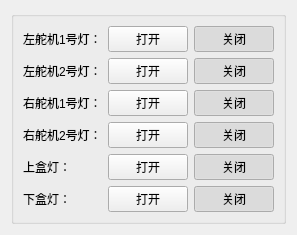
       <widget class="QWidget" name="tab_3">
        <attribute name="title">
         <string>灯光控制</string>
        </attribute>
        <layout class="QGridLayout" name="gridLayout_19">
         <item row="0" column="0">
          <widget class="QGroupBox" name="groupBox_10">
           <property name="enabled">
            <bool>true</bool>
           </property>
           <property name="title">
            <string/>
           </property>
           <layout class="QGridLayout" name="gridLayout_10">
            <item row="2" column="1">
             <widget class="QPushButton" name="rightlight1open">
              <property name="text">
               <string>打开</string>
              </property>
              <property name="checkable">
               <bool>true</bool>
              </property>
             </widget>
            </item>
            <item row="2" column="2">
             <widget class="QPushButton" name="rightlight1close">
              <property name="text">
               <string>关闭</string>
              </property>
              <property name="checkable">
               <bool>true</bool>
              </property>
              <property name="checked">
               <bool>true</bool>
              </property>
             </widget>
            </item>
            <item row="3" column="0">
             <widget class="QLabel" name="label_54">
              <property name="sizePolicy">
               <sizepolicy hsizetype="Fixed" vsizetype="Fixed">
                <horstretch>0</horstretch>
                <verstretch>0</verstretch>
               </sizepolicy>
              </property>
              <property name="text">
               <string>右舵机2号灯：</string>
              </property>
             </widget>
            </item>
            <item row="3" column="1">
             <widget class="QPushButton" name="rightlight2open">
              <property name="text">
               <string>打开</string>
              </property>
              <property name="checkable">
               <bool>true</bool>
              </property>
             </widget>
            </item>
            <item row="1" column="1">
             <widget class="QPushButton" name="leftlight2open">
              <property name="text">
               <string>打开</string>
              </property>
              <property name="checkable">
               <bool>true</bool>
              </property>
             </widget>
            </item>
            <item row="1" column="2">
             <widget class="QPushButton" name="leftlight2close">
              <property name="text">
               <string>关闭</string>
              </property>
              <property name="checkable">
               <bool>true</bool>
              </property>
              <property name="checked">
               <bool>true</bool>
              </property>
             </widget>
            </item>
            <item row="0" column="2">
             <widget class="QPushButton" name="leftlight1close">
              <property name="text">
               <string>关闭</string>
              </property>
              <property name="checkable">
               <bool>true</bool>
              </property>
              <property name="checked">
               <bool>true</bool>
              </property>
             </widget>
            </item>
            <item row="1" column="0">
             <widget class="QLabel" name="label_53">
              <property name="sizePolicy">
               <sizepolicy hsizetype="Fixed" vsizetype="Fixed">
                <horstretch>0</horstretch>
                <verstretch>0</verstretch>
               </sizepolicy>
              </property>
              <property name="text">
               <string>左舵机2号灯：</string>
              </property>
             </widget>
            </item>
            <item row="2" column="0">
             <widget class="QLabel" name="label_55">
              <property name="sizePolicy">
               <sizepolicy hsizetype="Fixed" vsizetype="Fixed">
                <horstretch>0</horstretch>
                <verstretch>0</verstretch>
               </sizepolicy>
              </property>
              <property name="text">
               <string>右舵机1号灯：</string>
              </property>
             </widget>
            </item>
            <item row="0" column="0">
             <widget class="QLabel" name="label_51">
              <property name="sizePolicy">
               <sizepolicy hsizetype="Fixed" vsizetype="Fixed">
                <horstretch>0</horstretch>
                <verstretch>0</verstretch>
               </sizepolicy>
              </property>
              <property name="text">
               <string>左舵机1号灯：</string>
              </property>
             </widget>
            </item>
            <item row="0" column="1">
             <widget class="QPushButton" name="leftlight1open">
              <property name="text">
               <string>打开</string>
              </property>
              <property name="checkable">
               <bool>true</bool>
              </property>
             </widget>
            </item>
            <item row="3" column="2">
             <widget class="QPushButton" name="rightlight2close">
              <property name="text">
               <string>关闭</string>
              </property>
              <property name="checkable">
               <bool>true</bool>
              </property>
              <property name="checked">
               <bool>true</bool>
              </property>
             </widget>
            </item>
            <item row="4" column="2">
             <widget class="QPushButton" name="leftlight1close_2">
              <property name="text">
               <string>关闭</string>
              </property>
              <property name="checkable">
               <bool>true</bool>
              </property>
              <property name="checked">
               <bool>true</bool>
              </property>
             </widget>
            </item>
            <item row="4" column="1">
             <widget class="QPushButton" name="leftlight1open_2">
              <property name="text">
               <string>打开</string>
              </property>
              <property name="checkable">
               <bool>true</bool>
              </property>
             </widget>
            </item>
            <item row="4" column="0">
             <widget class="QLabel" name="label_81">
              <property name="sizePolicy">
               <sizepolicy hsizetype="Fixed" vsizetype="Fixed">
                <horstretch>0</horstretch>
                <verstretch>0</verstretch>
               </sizepolicy>
              </property>
              <property name="text">
               <string>上盒灯：</string>
              </property>
             </widget>
            </item>
            <item row="5" column="0">
             <widget class="QLabel" name="label_82">
              <property name="sizePolicy">
               <sizepolicy hsizetype="Fixed" vsizetype="Fixed">
                <horstretch>0</horstretch>
                <verstretch>0</verstretch>
               </sizepolicy>
              </property>
              <property name="text">
               <string>下盒灯：</string>
              </property>
             </widget>
            </item>
            <item row="5" column="1">
             <widget class="QPushButton" name="leftlight1open_3">
              <property name="text">
               <string>打开</string>
              </property>
              <property name="checkable">
               <bool>true</bool>
              </property>
             </widget>
            </item>
            <item row="5" column="2">
             <widget class="QPushButton" name="leftlight1close_3">
              <property name="text">
               <string>关闭</string>
              </property>
              <property name="checkable">
               <bool>true</bool>
              </property>
              <property name="checked">
               <bool>true</bool>
              </property>
             </widget>
            </item>
           </layout>
          </widget>
         </item>
        </layout>
       </widget>
